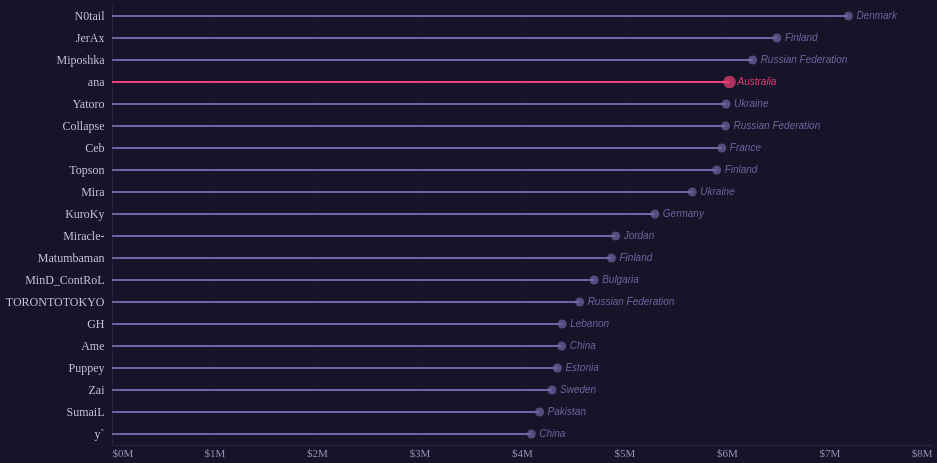

Write a Vega-Lite specification for this figure.
### Vega-Lite specification from a JSON file in a GitHub repository (floating-point values rounded to 4 significant figures)
{"$schema": "https://vega.github.io/schema/vega-lite/v6.json", "width": 820, "height": 440, "background": "#161428", "data": {"values": [{"Rank": 1, "Handle": "N0tail", "RealName": "Johan Sundstein", "Country": "Denmark", "TotalEarnings": 7184000.0, "TopGame": "Dota 2", "IsAustralian": false}, {"Rank": 2, "Handle": "JerAx", "RealName": "Jesse Vainikka", "Country": "Finland", "TotalEarnings": 6487000.0, "TopGame": "Dota 2", "IsAustralian": false}, {"Rank": 3, "Handle": "Miposhka", "RealName": "Yaroslav Naidenov", "Country": "Russian Federation", "TotalEarnings": 6250000.0, "TopGame": "Dota 2", "IsAustralian": false}, {"Rank": 4, "Handle": "ana", "RealName": "Anathan Pham", "Country": "Australia", "TotalEarnings": 6024000.0, "TopGame": "Dota 2", "IsAustralian": true}, {"Rank": 5, "Handle": "Yatoro", "RealName": "Ilya Mulyarchuk", "Country": "Ukraine", "TotalEarnings": 5990000.0, "TopGame": "Dota 2", "IsAustralian": false}, {"Rank": 6, "Handle": "Collapse", "RealName": "Magomed Khalilov", "Country": "Russian Federation", "TotalEarnings": 5985000.0, "TopGame": "Dota 2", "IsAustralian": false}, {"Rank": 7, "Handle": "Ceb", "RealName": "Sébastien Debs", "Country": "France", "TotalEarnings": 5949000.0, "TopGame": "Dota 2", "IsAustralian": false}, {"Rank": 8, "Handle": "Topson", "RealName": "Topias Taavitsainen", "Country": "Finland", "TotalEarnings": 5899000.0, "TopGame": "Dota 2", "IsAustralian": false}, {"Rank": 9, "Handle": "Mira", "RealName": "Miroslaw Kolpakov", "Country": "Ukraine", "TotalEarnings": 5661000.0, "TopGame": "Dota 2", "IsAustralian": false}, {"Rank": 10, "Handle": "KuroKy", "RealName": "Kuro Takhasomi", "Country": "Germany", "TotalEarnings": 5296000.0, "TopGame": "Dota 2", "IsAustralian": false}, {"Rank": 11, "Handle": "Miracle-", "RealName": "Amer Al-Barkawi", "Country": "Jordan", "TotalEarnings": 4914000.0, "TopGame": "Dota 2", "IsAustralian": false}, {"Rank": 12, "Handle": "Matumbaman", "RealName": "Lasse Urpalainen", "Country": "Finland", "TotalEarnings": 4873000.0, "TopGame": "Dota 2", "IsAustralian": false}, {"Rank": 13, "Handle": "MinD_ContRoL", "RealName": "Ivan Ivanov", "Country": "Bulgaria", "TotalEarnings": 4704000.0, "TopGame": "Dota 2", "IsAustralian": false}, {"Rank": 14, "Handle": "TORONTOTOKYO", "RealName": "Alexander Khertek", "Country": "Russian Federation", "TotalEarnings": 4562000.0, "TopGame": "Dota 2", "IsAustralian": false}, {"Rank": 15, "Handle": "GH", "RealName": "Maroun Merhej", "Country": "Lebanon", "TotalEarnings": 4392000.0, "TopGame": "Dota 2", "IsAustralian": false}, {"Rank": 16, "Handle": "Ame", "RealName": "Wang, Chunyu", "Country": "China", "TotalEarnings": 4387000.0, "TopGame": "Dota 2", "IsAustralian": false}, {"Rank": 17, "Handle": "Puppey", "RealName": "Clement Ivanov", "Country": "Estonia", "TotalEarnings": 4345000.0, "TopGame": "Dota 2", "IsAustralian": false}, {"Rank": 18, "Handle": "Zai", "RealName": "Ludwig Wåhlberg", "Country": "Sweden", "TotalEarnings": 4293000.0, "TopGame": "Dota 2", "IsAustralian": false}, {"Rank": 19, "Handle": "SumaiL", "RealName": "Sumail Hassan", "Country": "Pakistan", "TotalEarnings": 4172000.0, "TopGame": "Dota 2", "IsAustralian": false}, {"Rank": 20, "Handle": "y`", "RealName": "Zhang, Yiping", "Country": "China", "TotalEarnings": 4091000.0, "TopGame": "Dota 2", "IsAustralian": false}]}, "encoding": {"y": {"field": "Handle", "type": "nominal", "sort": {"field": "TotalEarnings", "order": "descending"}, "axis": {"labelColor": "#c8c4e0", "labelFontSize": 12, "labelFont": "Outfit", "labelFontWeight": "normal", "ticks": false, "domainColor": "#2a2444", "title": null, "labelPadding": 8}}}, "layer": [{"mark": {"type": "rule", "strokeWidth": 2}, "encoding": {"x": {"field": "TotalEarnings", "type": "quantitative", "scale": {"domainMin": 0}, "axis": {"labelColor": "#9991bb", "labelFontSize": 11, "labelFont": "Outfit", "format": "$~s", "ticks": false, "domainColor": "#2a2444", "gridColor": "#1e1a30", "gridDash": [3, 3], "title": null, "tickCount": 6}}, "x2": {"datum": 0}, "color": {"field": "IsAustralian", "type": "nominal", "scale": {"domain": [false, true], "range": ["#7065a1", "#ee3e75"]}, "legend": null}}}, {"mark": {"type": "point", "filled": true, "size": 100}, "encoding": {"x": {"field": "TotalEarnings", "type": "quantitative"}, "color": {"field": "IsAustralian", "type": "nominal", "scale": {"domain": [false, true], "range": ["#7f77dd", "#ee3e75"]}, "legend": null}, "size": {"field": "IsAustralian", "type": "nominal", "scale": {"domain": [false, true], "range": [80, 160]}, "legend": null}, "tooltip": [{"field": "Rank", "title": "World Rank"}, {"field": "Handle", "title": "Player"}, {"field": "RealName", "title": "Real Name"}, {"field": "Country", "title": "Country"}, {"field": "TotalEarnings", "title": "Total Earnings", "format": "$,.0f"}, {"field": "TopGame", "title": "Top Game"}]}}, {"mark": {"type": "text", "align": "left", "dx": 8, "fontSize": 10, "fontStyle": "italic"}, "encoding": {"y": {"field": "Handle", "type": "nominal", "sort": {"field": "TotalEarnings", "order": "descending"}}, "x": {"field": "TotalEarnings", "type": "quantitative"}, "text": {"field": "Country"}, "color": {"field": "IsAustralian", "type": "nominal", "scale": {"domain": [false, true], "range": ["#897fb6", "#ee3e75"]}, "legend": null}}}], "config": {"view": {"stroke": "transparent"}}}
